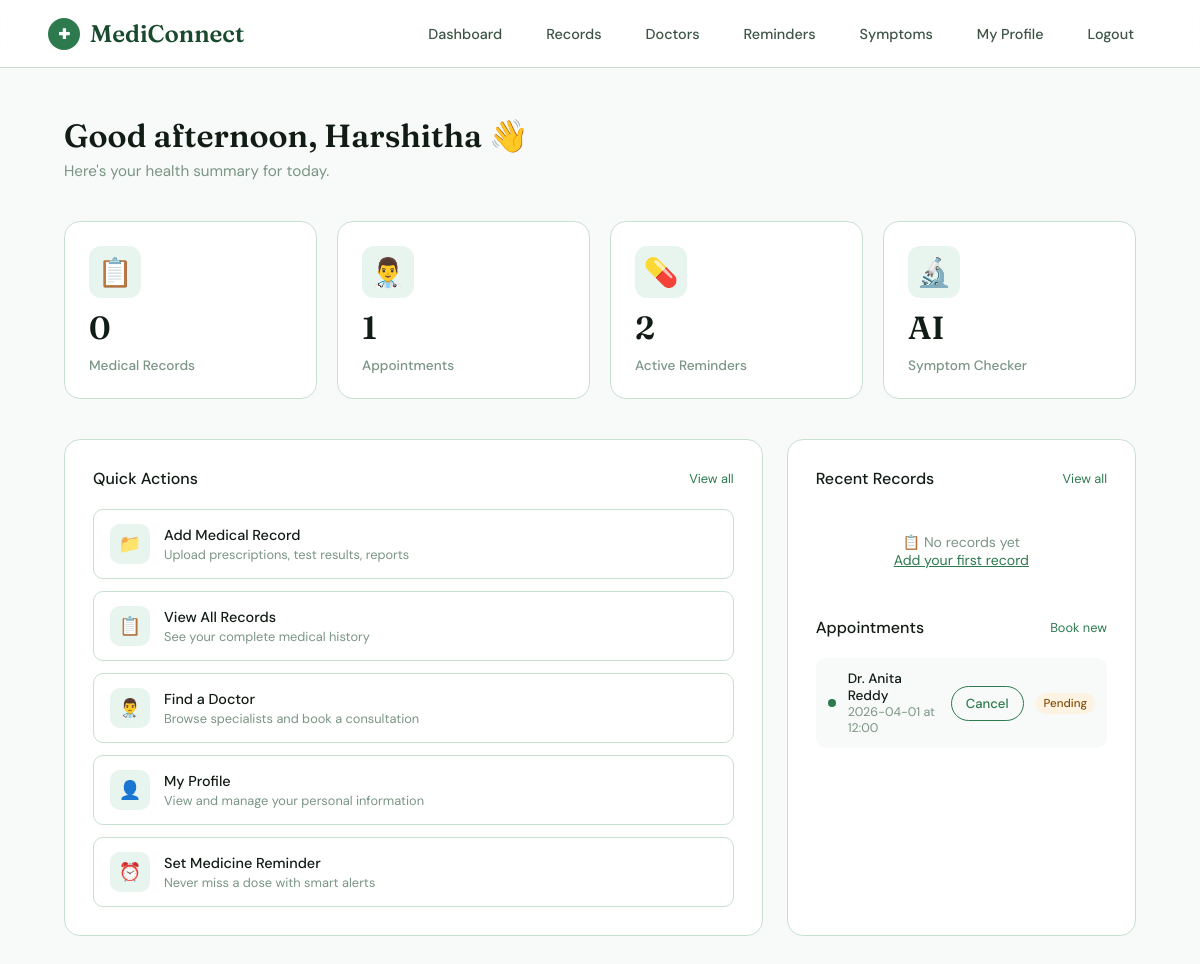
The page /dashboard (signed in) on the database its author committed.
### mediconnect/app.py (models this page shows)
class Appointment(db.Model):
    id = db.Column(db.Integer, primary_key=True)
    user_id = db.Column(db.Integer, db.ForeignKey("user.id"), nullable=False)
    doctor_id = db.Column(db.Integer, db.ForeignKey("doctor.id"), nullable=False)
    date = db.Column(db.String(50), nullable=False)
    time = db.Column(db.String(50), nullable=False)
    reason = db.Column(db.Text)
    status = db.Column(db.String(20), default="Pending")
    created_at = db.Column(db.DateTime, default=datetime.utcnow)
    user = db.relationship("User", backref="appointments")
    doctor = db.relationship("Doctor", backref="appointments")

class Doctor(db.Model):
    id = db.Column(db.Integer, primary_key=True)
    name = db.Column(db.String(100), nullable=False)
    email = db.Column(db.String(120), unique=True, nullable=False)
    password = db.Column(db.String(200), nullable=False)
    specialization = db.Column(db.String(100), nullable=False)
    experience = db.Column(db.Integer)
    fee = db.Column(db.Float, default=0.0)
    availability = db.Column(db.String(200), default="Mon-Fri, 9am-5pm")
    about = db.Column(db.Text)
    created_at = db.Column(db.DateTime, default=datetime.utcnow)
    reviews = db.relationship('DoctorReview', backref='doctor', lazy=True)

### mediconnect/app.py (the view)
@app.route("/dashboard")
def dashboard():
    if "user_id" not in session or session.get("role") != "patient":
        flash("Please login first.", "error")
        return redirect(url_for("login"))
    records = (MedicalRecord.query
               .filter_by(user_id=session["user_id"])
               .order_by(MedicalRecord.created_at.desc())
               .limit(3).all())
    total_records = MedicalRecord.query.filter_by(user_id=session["user_id"]).count()
    appointments = (Appointment.query
                    .filter_by(user_id=session["user_id"])
                    .order_by(Appointment.created_at.desc())
                    .limit(3).all())
    total_appointments = Appointment.query.filter_by(user_id=session["user_id"]).count()
    reminders = MedicineReminder.query.filter_by(user_id=session["user_id"], is_active=True).all()
    total_reminders = len(reminders)
    hour = datetime.now().hour
    greeting = "Good morning" if hour < 12 else "Good afternoon" if hour < 17 else "Good evening"
    return render_template(
        "dashboard.html",
        name=session["user_name"],
        records=records, total_records=total_records,
        appointments=appointments, total_appointments=total_appointments,
        reminders=reminders, total_reminders=total_reminders,
        greeting=greeting
    )

### mediconnect/templates/dashboard.html (shortened to what this page needs)
{% extends "base.html" %}
{% block content %}
<div class="dashboard">
  <div class="dash-header">
  <div>
    <h1>{{ greeting }}, {{ name }} 👋</h1>
    <p>Here's your health summary for today.</p>
  </div>
</div>
  <div class="stats-row">
    <a href="/records" class="stat-card">
      <div class="icon">📋</div>
      <div class="number">{{ total_records }}</div>
      <div class="label">Medical Records</div>
    </a>
    <a href="/appointments" class="stat-card">
      <div class="icon">👨‍⚕️</div>
      <div class="number">{{ total_appointments }}</div>
      <div class="label">Appointments</div>
    </a>
    <a href="/reminders" class="stat-card">
      <div class="icon">💊</div>
      <div class="number">{{ total_reminders }}</div>
      <div class="label">Active Reminders</div>
    </a>
    <a href="/symptom-checker" class="stat-card">
      <div class="icon">🔬</div>
      <div class="number">AI</div>
      <div class="label">Symptom Checker</div>
    </a>
  </div>
  <div class="dashboard-grid">
    <div class="section-card">
      <h3>Quick Actions <a href="#">View all</a></h3>
      <div class="action-list">
        <a href="/records/add" class="action-item">
          <div class="aicon">📁</div>
          <div class="atext"><h4>Add Medical Record</h4><p>Upload prescriptions, test results, reports</p></div>
        </a>
        <a href="/records" class="action-item">
          <div class="aicon">📋</div>
          <div class="atext"><h4>View All Records</h4><p>See your complete medical history</p></div>
        </a>
        <a href="/doctors" class="action-item">
          <div class="aicon">👨‍⚕️</div>
          <div class="atext"><h4>Find a Doctor</h4><p>Browse specialists and book a consultation</p></div>
        </a>
        <a href="/account" class="action-item">
          <div class="aicon">👤</div>
          <div class="atext"><h4>My Profile</h4><p>View and manage your personal information</p></div>
        </a>
        <a href="/reminders/add" class="action-item">
          <div class="aicon">⏰</div>
          <div class="atext"><h4>Set Medicine Reminder</h4><p>Never miss a dose with smart alerts</p></div>
        </a>
      </div>
    </div>
    <div class="section-card">
      <h3>Recent Records <a href="/records">View all</a></h3>
      {% if records %}
        {% for record in records %}
          <a href="/records" class="recent-item">
            <div class="dot"></div>
            <div class="rtext">
              <h4>{{ record.title }}</h4>
              <p>{{ record.record_type }} · {{ record.date }}</p>
            </div>
          </a>
        {% endfor %}
      {% else %}
        <div class="empty-state">
          📋 No records yet<br>
          <a href="/records/add" style="color:var(--green-mid);">Add your first record</a>
        </div>
      {% endif %}
      <h3 style="margin-top: 24px;">Appointments <a href="/doctors">Book new</a></h3>
      {% if appointments %}
        {% for apt in appointments %}
          <div class="recent-item">
            <div class="dot" style="background: var(--green-mid);"></div>
            <div class="rtext">
              <h4>Dr. {{ apt.doctor.name }}</h4>
              <p>{{ apt.date }} at {{ apt.time }}</p>
            </div>
            <a href="/appointments/delete/{{ apt.id }}" class="btn btn-outline" style="padding:8px 14px; font-size:0.82rem;">Cancel</a>
            <span class="status-badge {{ apt.status|lower }}">{{ apt.status }}</span>
          </div>
        {% endfor %}
      {% else %}
        <div class="empty-state">
          🗓️ No appointments yet<br>
          <a href="/doctors" style="color:var(--green-mid);">Find a doctor</a>
        </div>
      {% endif %}
    </div>
  </div>
</div>
{% endblock %}

### rows shown on the page
Appointment: doctor.name "Anita Reddy", date "2026-04-01", time "12:00", status "Pending"

### other values the page prints
{{ name }} "Harshitha"
{{ total_records }} "0"
{{ total_appointments }} "1"
{{ total_reminders }} "2"
